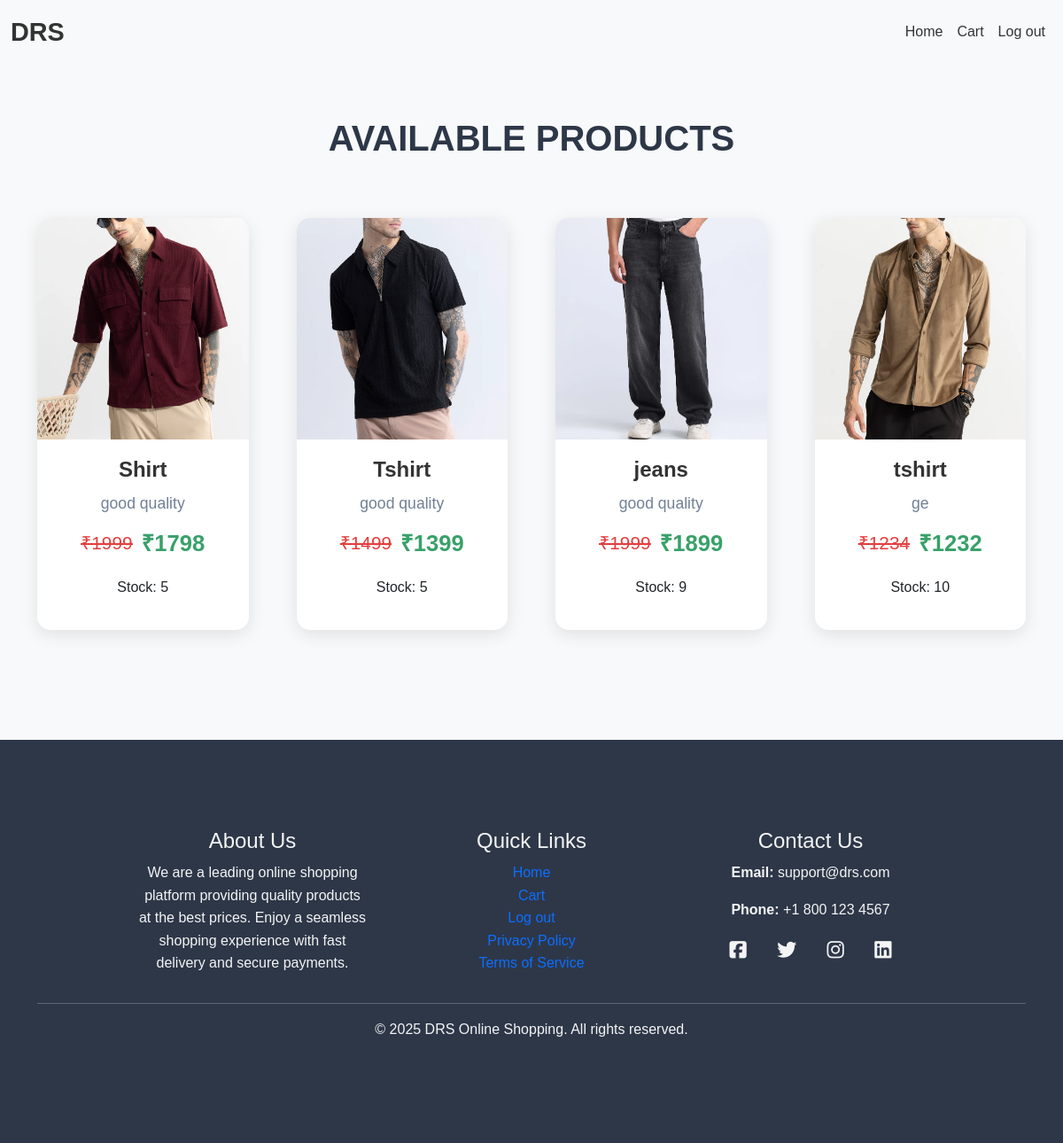
The app's page /user_products (signed in) with its own data.
### app/models.py (models this page shows, shortened)
class Product(models.Model):
    pro_id=models.TextField()
    name=models.TextField()
    price=models.IntegerField()
    ofr_price=models.IntegerField()
    img=models.FileField()
    dis=models.TextField()
    sizes = models.ManyToManyField(Size, related_name='Sizes')
    quantity = models.PositiveIntegerField(default=0)  # New field for stock quantity

### app/views.py (the view)
# urls.py: path('user_products',views.user_products),
def user_products(req):
    if 'user' in req.session:
        data=Product.objects.all()
        return render(req,'user/user_products.html',{'data':data})
    else:
        return redirect(shp_login)

### templates/user/user_products.html (shortened to what this page needs)
<!DOCTYPE html>
<html lang="en">
<head>
    <link href="https://cdn.jsdelivr.net/npm/bootstrap@5.3.3/dist/css/bootstrap.min.css" rel="stylesheet">
</head>
<body>
    <nav class="navbar navbar-expand-lg">
        <div class="container-fluid">
            <a class="navbar-brand" href="#">DRS</a>
            <div class="collapse navbar-collapse" id="navbarNav">
                <ul class="navbar-nav ms-auto">
                    <li class="nav-item">
                        <a class="nav-link" href="../user_home">Home</a>
                    </li>
                    <li class="nav-item">
                        <a class="nav-link active" href="view_cart">Cart</a>
                    </li>
                    <li class="nav-item">
                        <a class="nav-link" href="shp_logout">Log out</a>
                    </li>
                </ul>
            </div>
        </div>
    </nav>
    <div class="container">
        <h2>AVAILABLE PRODUCTS</h2>
        <br>
        <div class="row">
            {% for product in data %}
            <div class="col-lg-3 col-md-4 col-sm-6 mb-4">
                <a href="view_pro/{{product.pk}}">
                    <div class="card">
                        <img class="card-img-top" src="{{product.img.url}}" alt="Product Image">
                        <div class="card-body">
                            <h4 class="card-title">{{product.name}}</h4>
                            <p class="card-text">{{product.dis}}</p>
                            <div class="price-section">
                                <s><p class="original-price">&#8377;{{product.price}}</p></s>
                                <p class="discount-price">&#8377;{{product.ofr_price}}</p>
                            </div>
                            <p class="stock-message in-stock">Stock: {{ product.quantity }}</p>
                        </div>
                    </div>
                </a>
            </div>
            {% endfor %}
        </div>
    </div>
    <footer>
        <div class="container">
            <div class="row">
                <div class="col-md-4">
                    <h4>About Us</h4>
                    <p>We are a leading online shopping platform providing quality products at the best prices. Enjoy a seamless shopping experience with fast delivery and secure payments.</p>
                </div>
                <div class="col-md-4">
                    <h4>Quick Links</h4>
                    <ul class="list-unstyled">
                        <li><a href="../user_home">Home</a></li>
                        <li><a href="view_cart">Cart</a></li>
                        <li><a href="shp_logout">Log out</a></li>
                        <li><a href="#">Privacy Policy</a></li>
                        <li><a href="#">Terms of Service</a></li>
                    </ul>
                </div>
                <div class="col-md-4">
                    <h4>Contact Us</h4>
                    <p><strong>Email:</strong> support@drs.com</p>
                    <p><strong>Phone:</strong> +1 800 123 4567</p>
                    <div class="social-icons">
                        <a href="https://www.facebook.com/" target="_blank"><i class="fab fa-facebook-square"></i></a>
                        <a href="https://twitter.com/" target="_blank"><i class="fab fa-twitter"></i></a>
                        <a href="https://www.instagram.com/" target="_blank"><i class="fab fa-instagram"></i></a>
                        <a href="https://www.linkedin.com/" target="_blank"><i class="fab fa-linkedin"></i></a>
                    </div>
                </div>
            </div>
            <hr>
            <div class="row">
                <div class="col-12">
                    <p>&copy; 2025 DRS Online Shopping. All rights reserved.</p>
                </div>
            </div>
        </div>
    </footer>
</body>
</html>

### templates/user/user_products.html (style rules this page uses)
body { background-color: #f8f9fa; color: #333; line-height: 1.6; font-family: 'Poppins', sans-serif; margin: 0; padding: 0; }
a { text-decoration: none; }
.navbar { background-color: transparent; position: sticky; top: 0; z-index: 1000; }
.navbar-brand { font-weight: bold; font-size: 1.8rem; color: #333; }
.nav-link { color: #333 !important; font-weight: 500; transition: color 0.3s ease; }
footer { background-color: #2d3748; color: #f4f4f4; text-align: center; padding: 40px 20px; margin-top: 40px; }
footer .social-icons a { color: #f4f4f4; margin: 0 15px; font-size: 22px; transition: color 0.3s ease; }
.card { border: none; border-radius: 15px; box-shadow: 0 5px 20px rgba(0, 0, 0, 0.1); overflow: hidden; transition: transform 0.3s ease, box-shadow 0.3s ease; }
.card-img-top { height: 250px; object-fit: cover; transition: transform 0.3s ease; }
.card-body { padding: 20px; text-align: center; }
.card-title { font-size: 1.5rem; font-weight: 600; color: #333; margin-bottom: 10px; }
.card-text { font-size: 1.1rem; color: #718096; margin-bottom: 10px; }
.price-section { display: flex; justify-content: center; align-items: center; }
.price-section .original-price { font-size: 1.3rem; color: #e53e3e; margin-right: 10px; text-decoration: line-through; }
.price-section .discount-price { font-size: 1.6rem; font-weight: bold; color: #38a169; }
.container { padding-top: 60px; padding-bottom: 60px; }
h2 { font-size: 2.5rem; font-weight: 700; color: #2d3748; margin-bottom: 40px; text-align: center; }
.row { display: flex; flex-wrap: wrap; gap: 30px; justify-content: center; }
.col-lg-3, .col-md-4, .col-sm-6 { max-width: 25%; min-width: 220px; flex: 1; }
@media (max-width: 1200px) { .col-lg-3 { max-width: 33.333%; } }

### records on screen
Product: img (picture), name "Shirt", dis "good quality", price "1999", ofr_price "1798", quantity "5"
Product: img (picture), name "Tshirt", dis "good quality", price "1499", ofr_price "1399", quantity "5"
Product: img (picture), name "jeans", dis "good quality", price "1999", ofr_price "1899", quantity "9"
Product: img (picture), name "tshirt", dis "ge", price "1234", ofr_price "1232", quantity "10"
